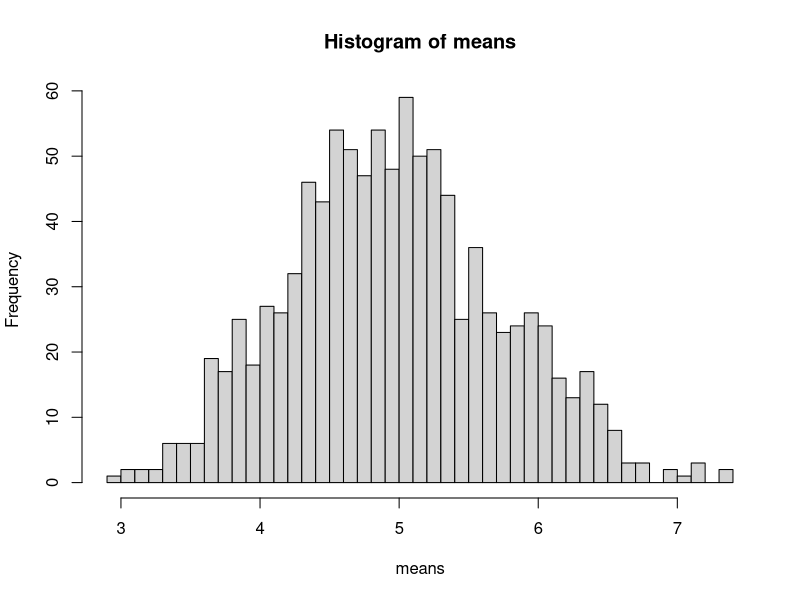
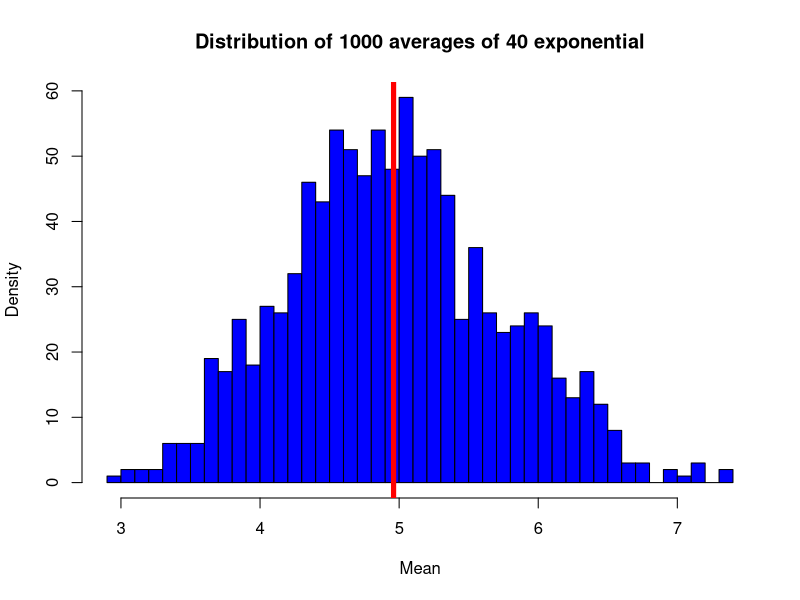
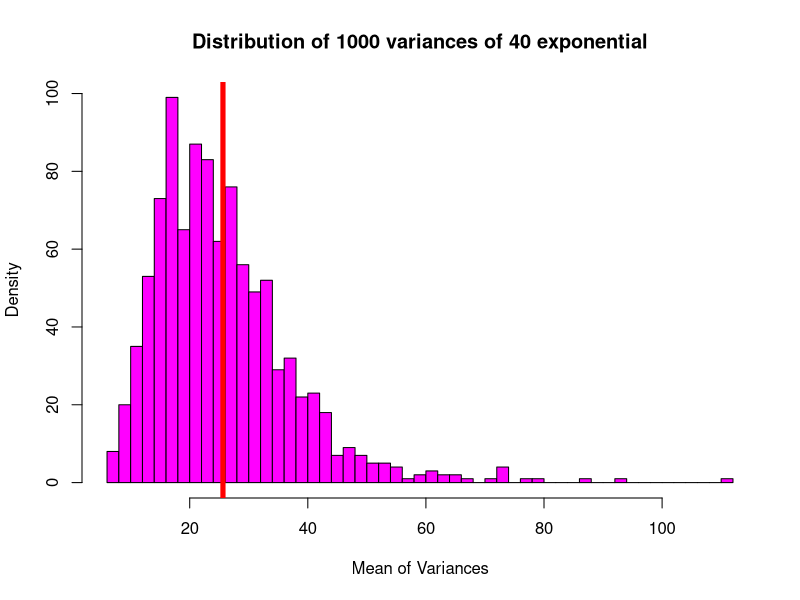
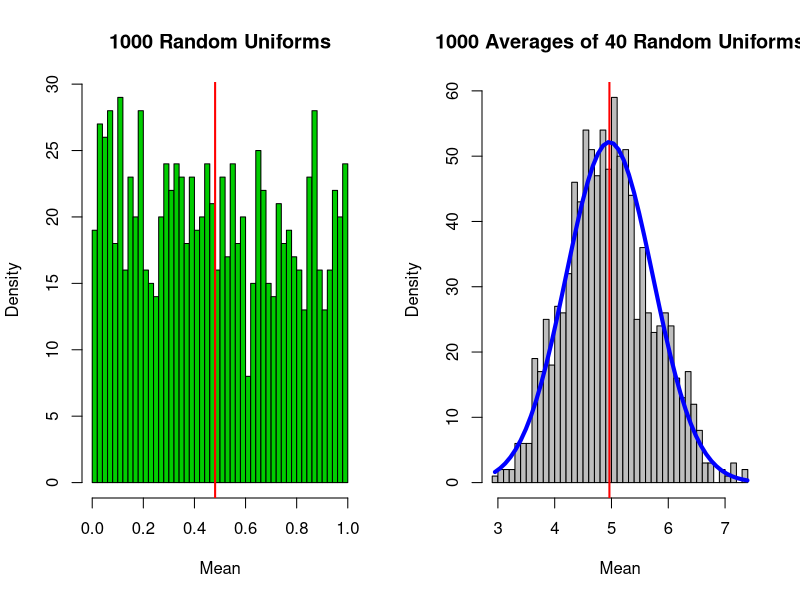

Write the R code that produced these figures, in order.
## ---- chunk 1
setwd("~/datasciencecoursera/Statistical Inference/Course Project")
library(ggplot2)
library(knitr)
opts_chunk$set(results = 'hold',fig.path = 'figure/')
## ---- chunk 2
set.seed(20160203)
lambda <- 0.2
size <- 40
means <- NULL
variance <- NULL

for (i in 1:1000) means = c(means, mean(rexp(size, lambda)))
for (i in 1:1000) variance = c(variance, var(rexp(size, lambda)))
hist(means,breaks=50)
## ---- chunk 3
sample_mean <- round(mean(means), 2)
theo_mean <- 1/lambda
hist(means, main="Distribution of 1000 averages of 40 exponential",  
     xlab= "Mean", ylab="Density", 
     breaks= 50, col="blue")
abline(v= sample_mean, col="red",lwd= 5)
## ---- chunk 4
matrix(data=c(theo_mean, sample_mean), 
       nrow=1, ncol=2, byrow=TRUE, 
       dimnames=list(c("Mean"), c("Theoretical", "Sample")))
## ---- chunk 5
sample_var <- round(mean(variance), 2)
theo_var <- (1/lambda)^2 

hist(variance, 
     main="Distribution of 1000 variances of 40 exponential", 
     xlab= "Mean of Variances", ylab="Density", breaks= 50, col="magenta")
abline(v= sample_var, col="red",lwd= 5)
## ---- chunk 6
matrix(data=c(theo_var, sample_var), nrow=1, ncol=2, byrow=TRUE, 
       dimnames=list(c("Variance"), c("Theoretical", "Sample")))
## ---- chunk 7
x <- runif(1000)
mns = NULL
for (i in 1 : 1000) mns = c(mns, mean(runif(40)))

par(mfrow=c(1,2))

hist(x, breaks = 50,main="1000 Random Uniforms",  
  xlab= "Mean", ylab="Density", col="Green3")
abline(v= mean(x), col="red",lwd= 2)

hg<-hist(means,breaks= 50,col="grey",
         main="1000 Averages of 40 Random Uniforms", 
         xlab= "Mean",ylab="Density")
x_fit<-seq(min(means),max(means),length= 50)
y_fit<-dnorm(x_fit,mean=mean(means), sd=sd(means))
y_fit<-y_fit*diff(hg$mids[1:2])*length(means)
abline(v=mean(means),col="red",lwd=2)
lines(x_fit, y_fit,col="blue",lwd=4)
